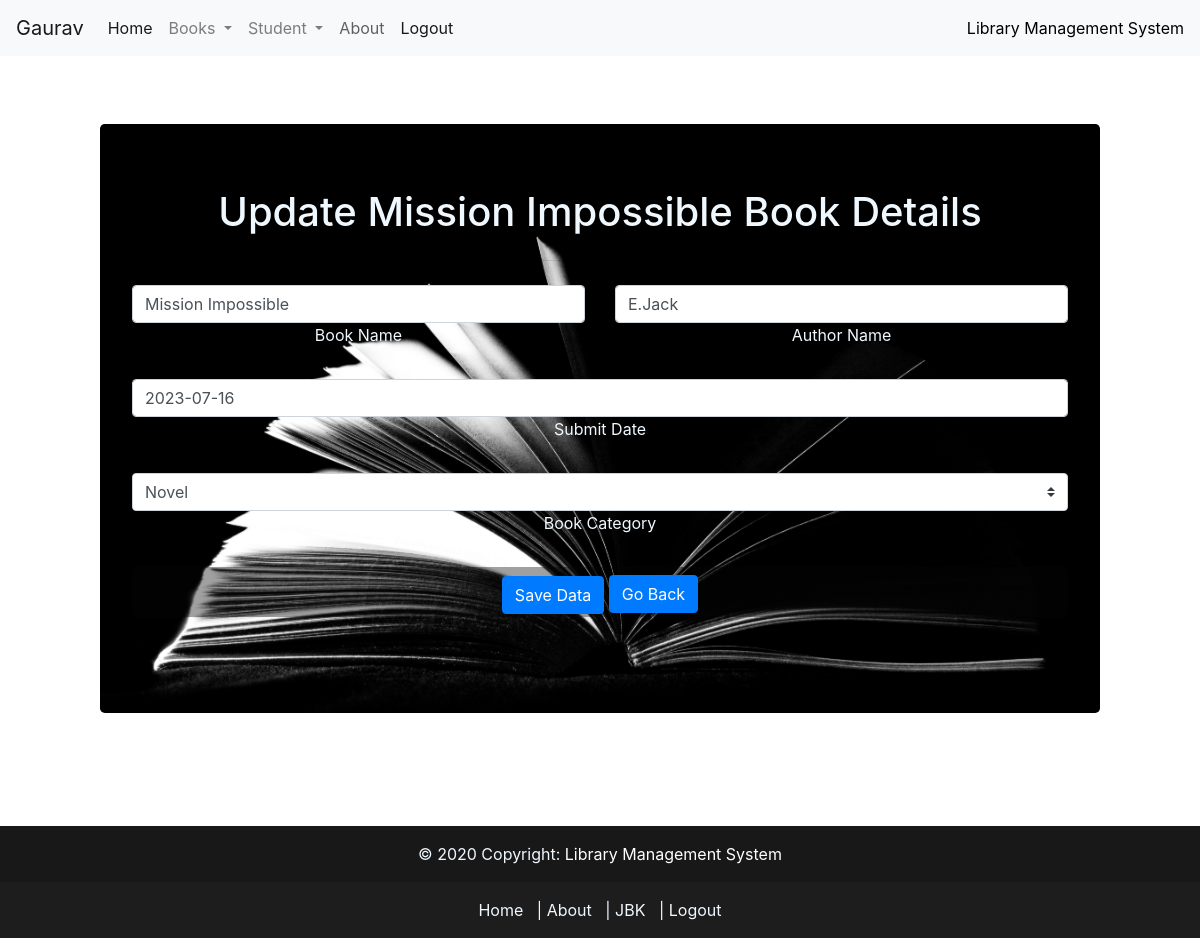
The app's page /update/3/ (signed in) with its own data.
### library_app/models.py (models this page shows, shortened)
class book(models.Model):
    B_name=models.CharField(max_length=60)
    A_name=models.CharField(max_length=25)
    Date=models.CharField(max_length=25)
    B_category=models.CharField(max_length=20)

### library_app/views.py (the view, shortened to what this page needs)
# urls.py: path('update/<int:j>/', update),
@login_required(login_url='/signin/')
def update(request,j):
    data=book.objects.get(id=j)
    context={
        'data':data
    }
    return render(request,'library_app/update.html',context)

### library_app/templates/library_app/update.html (shortened to what this page needs)
<!DOCTYPE html>
<html lang="en">
<head>
    {% load static %}
    <link rel="stylesheet" href="{% static 'css/update.css' %}">
    {% include "library_app/base.html" %}
</head>
<body >
    {% include "library_app/navbar.html" %}
      <br>
      <br>
      <div class='jbt1'>
      <div class="jumbotron" id="jbt" >
        <h1 id="a">Update {{data.B_name}} Book Details</h1>
        <form action="" method="post">{%csrf_token%}
            <hr class="my-4">
            <div class="row mb-4">
              <div class="col">
                <div class="form-outline">
                  <input type="text" id="form3Example1" class="form-control" value="{{data.B_name}}" name="bname"  required >
                  <label class="form-label" for="form3Example1" >Book Name</label>
                </div>
              </div>
              <div class="col">
                <div class="form-outline">
                  <input type="text" id="form3Example2" class="form-control"  name="aname" value='{{data.A_name}}' required>
                  <label class="form-label" for="form3Example2" >Author Name</label>
                </div>
              </div>
            </div>
            <div class="form-outline mb-4">
              <input type="text" id="form3Example3" class="form-control" name="date" onload="My_Date()"  value="{{data.Date}}" autofocus>
              <label class="form-label" for="form3Example3">Submit Date</label>
            </div>
            <div class="form-outline mb-4">
<select class="custom-select" id="m" name="category" value="{{data.category}}"  required>
                <option name="category" >Novel</option>
              </select>
              <label class="form-label" for="m">Book Category</label>
            </div>
            <div class="jumbotron" id="bac">
            <button type="submit" class="btn btn-primary " >Save Data</button>
              <span class="lead" >
                <a href="/display_update/" class="btn btn-primary " style="color: rgb(253, 253, 253); text-decoration: none; ">Go Back</a>
                </span>
          </div>
            </div>
      </div>
    {% include "library_app/footer.html" %}
</body>
</html>

### library_app/templates/library_app/navbar.html (shortened to what this page needs)
<!DOCTYPE html>
<html lang="en">
<head>
</head>
<body>
  {% if user.is_superuser == 1 %}
  <nav class="navbar navbar-expand-lg navbar-light bg-light ">
    <a class="navbar-brand" href="#">{{request.user}}</a>
    <div class="collapse navbar-collapse" id="navbarNavDropdown">
      <ul class="navbar-nav">
        <li class="nav-item active">
          <a class="nav-link" href="/index/">Home <span class="sr-only">(current)</span></a>
        </li>
          <li class="nav-item dropdown">
            <a class="nav-link dropdown-toggle" href="#" id="navbarDropdownMenuLink" data-toggle="dropdown" aria-haspopup="true" aria-expanded="false">
            Books
            </a>
            <li class="nav-item dropdown">
              <a class="nav-link dropdown-toggle" href="#" id="navbarDropdownMenuLink" data-toggle="dropdown" aria-haspopup="true" aria-expanded="false">
              Student
              </a>
        <li class="nav-item dropdown">
                       <li>
<a role="button" class="nav-link" data-toggle="modal" href="#exampleModal" style=" border: none; color: rgba(0, 0, 0, 0.619);">
About
</a>
<li class="nav-item active">
<a class="nav-link" href="/logout/">Logout <span class="sr-only">(current)</span></a>
</li>
</li>
          </ul>
        </div>
        <span class="navbar-text" id="lib">
          Library Management System
          </span>
      </nav>
  {% endif %}
</body>
</html>

### library_app/static/css/update.css (style rules this page uses)
#jbt { text-align: center; background-color: rgb(255, 247, 247); background-repeat: no-repeat; background-size: cover; }
div.jbt1 { padding: 20px 100px 20px 100px; }
#lib { color: black; }
.form-label { color: aliceblue; }
#a { color: aliceblue; }

### records on screen
book: B_name "Mission Impossible", bname "Mission Impossible", aname "E.Jack", date "2023-07-16"

### other values on screen
{{ request.user }} "Gaurav"
